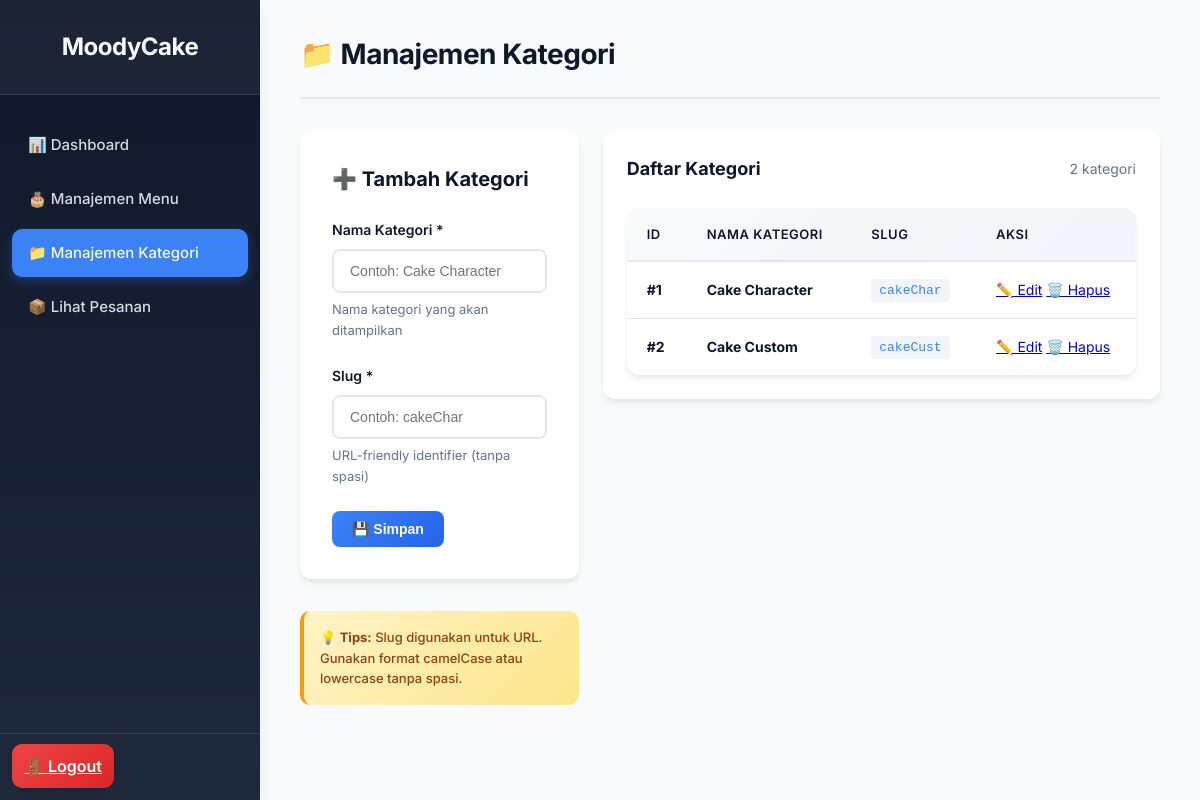
The app's page /admin/categories.php (signed in) with its own data.
### tables this page shows
CREATE TABLE `categories` (
  `id` int NOT NULL,
  `name` varchar(100) NOT NULL,
  `slug` varchar(100) NOT NULL
);

### admin/categories.php (the view, shortened to what this page needs)
<?php
include 'header.php';
include '../db_connect.php';
$category = ['id' => '', 'name' => '', 'slug' => ''];
?>
<div class="content-header">
    <h1>📁 Manajemen Kategori</h1>
</div>
<div style="display: grid; grid-template-columns: 1fr 2fr; gap: 24px; margin-top: 24px;">
    <div>
        <form action="categories.php" method="POST">
            <h3><?php echo empty($category['id']) ? '➕ Tambah Kategori' : '✏️ Edit Kategori'; ?></h3>
            <div class="form-group">
                <label for="name">Nama Kategori *</label>
                <input type="text" id="name" name="name" value="<?php echo htmlspecialchars($category['name']); ?>" required placeholder="Contoh: Cake Character">
                <small>Nama kategori yang akan ditampilkan</small>
            </div>
            <div class="form-group">
                <label for="slug">Slug *</label>
                <input type="text" id="slug" name="slug" value="<?php echo htmlspecialchars($category['slug']); ?>" required placeholder="Contoh: cakeChar">
                <small>URL-friendly identifier (tanpa spasi)</small>
            </div>
            <div style="display: flex; gap: 8px;">
                <button type="submit" name="save_category" class="btn btn-primary">
                    <?php echo empty($category['id']) ? '💾 Simpan' : '✅ Update'; ?>
                </button>
            </div>
        </form>
        <div style="background: linear-gradient(135deg, #fef3c7 0%, #fde68a 100%); padding: 16px; border-radius: 10px; margin-top: 20px; border-left: 4px solid #f59e0b;">
            <p style="margin: 0; font-size: 13px; color: #92400e; font-weight: 500;">💡 <strong>Tips:</strong> Slug digunakan untuk URL. Gunakan format camelCase atau lowercase tanpa spasi.</p>
        </div>
    </div>
    <div>
        <div style="background: white; padding: 24px; border-radius: 12px; box-shadow: 0 4px 6px -1px rgba(0, 0, 0, 0.1);">
            <div style="display: flex; justify-content: space-between; align-items: center; margin-bottom: 20px;">
                <h3 style="font-size: 18px; font-weight: 700; margin: 0;">Daftar Kategori</h3>
                <span style="color: #64748b; font-size: 14px;">
                    <?php
                    $count = $conn->query("SELECT COUNT(*) as count FROM categories")->fetch_assoc()['count'];
                    echo $count . " kategori";
                    ?>
                </span>
            </div>
            <table>
                <thead>
                    <tr>
                        <th style="width: 60px;">ID</th>
                        <th>Nama Kategori</th>
                        <th>Slug</th>
                        <th style="width: 160px;">Aksi</th>
                    </tr>
                </thead>
                <tbody>
                    <?php
                    $result = $conn->query("SELECT * FROM categories ORDER BY id ASC");
                    if ($result->num_rows > 0):
                        while($row = $result->fetch_assoc()):
                    ?>
                    <tr>
                        <td><strong>#<?php echo $row['id']; ?></strong></td>
                        <td><strong><?php echo htmlspecialchars($row['name']); ?></strong></td>
                        <td>
                            <code style="background: #f1f5f9; padding: 4px 8px; border-radius: 4px; font-size: 13px; color: #3b82f6;">
                                <?php echo htmlspecialchars($row['slug']); ?>
                            </code>
                        </td>
                        <td class="action-links">
                            <a href="categories.php?action=edit&id=<?php echo $row['id']; ?>" class="edit">✏️ Edit</a>
                            <a href="categories.php?action=delete&id=<?php echo $row['id']; ?>" class="delete" onclick="return confirm('Menghapus kategori akan error jika masih ada produk di dalamnya. Yakin?');">🗑️ Hapus</a>
                        </td>
                    </tr>
                    <?php
                        endwhile;
                    endif; ?>
                </tbody>
            </table>
        </div>
    </div>
</div>
<?php
include 'footer.php';
?>

### admin/admin_style.css (style rules this page uses)
:root { --bg-primary: #0f172a; --bg-secondary: #1e293b; --bg-card: #ffffff; --bg-hover: #334155; --accent-blue: #3b82f6; --accent-blue-hover: #2563eb; --accent-green: #10b981; --accent-red: #ef4444; --accent-orange: #f59e0b; --accent-purple: #8b5cf6; --text-primary: #0f172a; --text-secondary: #64748b; --text-light: #f8fafc; --border-color: #e2e8f0; --shadow-sm: 0 1px 2px 0 rgba(0, 0, 0, 0.05); --shadow-md: 0 4px 6px -1px rgba(0, 0, 0, 0.1); --shadow-lg: 0 10px 15px -3px rgba(0, 0, 0, 0.1); }
* { margin: 0; padding: 0; box-sizing: border-box; }
body { font-family: 'Inter', -apple-system, BlinkMacSystemFont, "Segoe UI", Roboto, sans-serif; background-color: #f8fafc; color: var(--text-primary); line-height: 1.6; }
.content-header { margin-bottom: 32px; display: flex; justify-content: space-between; align-items: center; padding-bottom: 20px; border-bottom: 2px solid var(--border-color); }
.content-header h1 { font-size: 28px; font-weight: 700; color: var(--text-primary); letter-spacing: -0.5px; }
.btn { padding: 10px 20px; border: none; border-radius: 8px; text-decoration: none; color: white; cursor: pointer; font-weight: 600; font-size: 14px; transition: all 0.2s ease; display: inline-flex; align-items: center; gap: 8px; box-shadow: var(--shadow-sm); }
.btn-primary { background: linear-gradient(135deg, var(--accent-blue) 0%, #2563eb 100%); }
table { width: 100%; border-collapse: separate; border-spacing: 0; margin-top: 24px; background-color: var(--bg-card); border-radius: 12px; overflow: hidden; box-shadow: var(--shadow-md); }
thead { background: linear-gradient(135deg, #f8fafc 0%, #f1f5f9 100%); }
th { padding: 16px 20px; text-align: left; font-weight: 600; color: var(--text-primary); font-size: 13px; text-transform: uppercase; letter-spacing: 0.5px; border-bottom: 2px solid var(--border-color); }
td { padding: 16px 20px; border-bottom: 1px solid var(--border-color); color: var(--text-primary); font-size: 14px; }
tbody tr { transition: all 0.2s ease; }
tbody tr:last-child td { border-bottom: none; }
form { background: var(--bg-card); padding: 32px; border-radius: 12px; box-shadow: var(--shadow-md); max-width: 800px; margin-bottom: 32px; }
form h3 { margin-bottom: 24px; color: var(--text-primary); font-size: 20px; font-weight: 700; }
.form-group { margin-bottom: 24px; }
.form-group label { display: block; margin-bottom: 8px; font-weight: 600; color: var(--text-primary); font-size: 14px; }
.form-group input, .form-group textarea, .form-group select { width: 100%; padding: 12px 16px; border: 2px solid var(--border-color); border-radius: 8px; font-size: 14px; transition: all 0.2s ease; background: white; color: var(--text-primary); }
.form-group small { display: block; margin-top: 6px; color: var(--text-secondary); font-size: 13px; }

### records on screen
categories: id "1", name "Cake Character", slug "cakeChar"
categories: id "2", name "Cake Custom", slug "cakeCust"

### other values on screen
$count "2"
